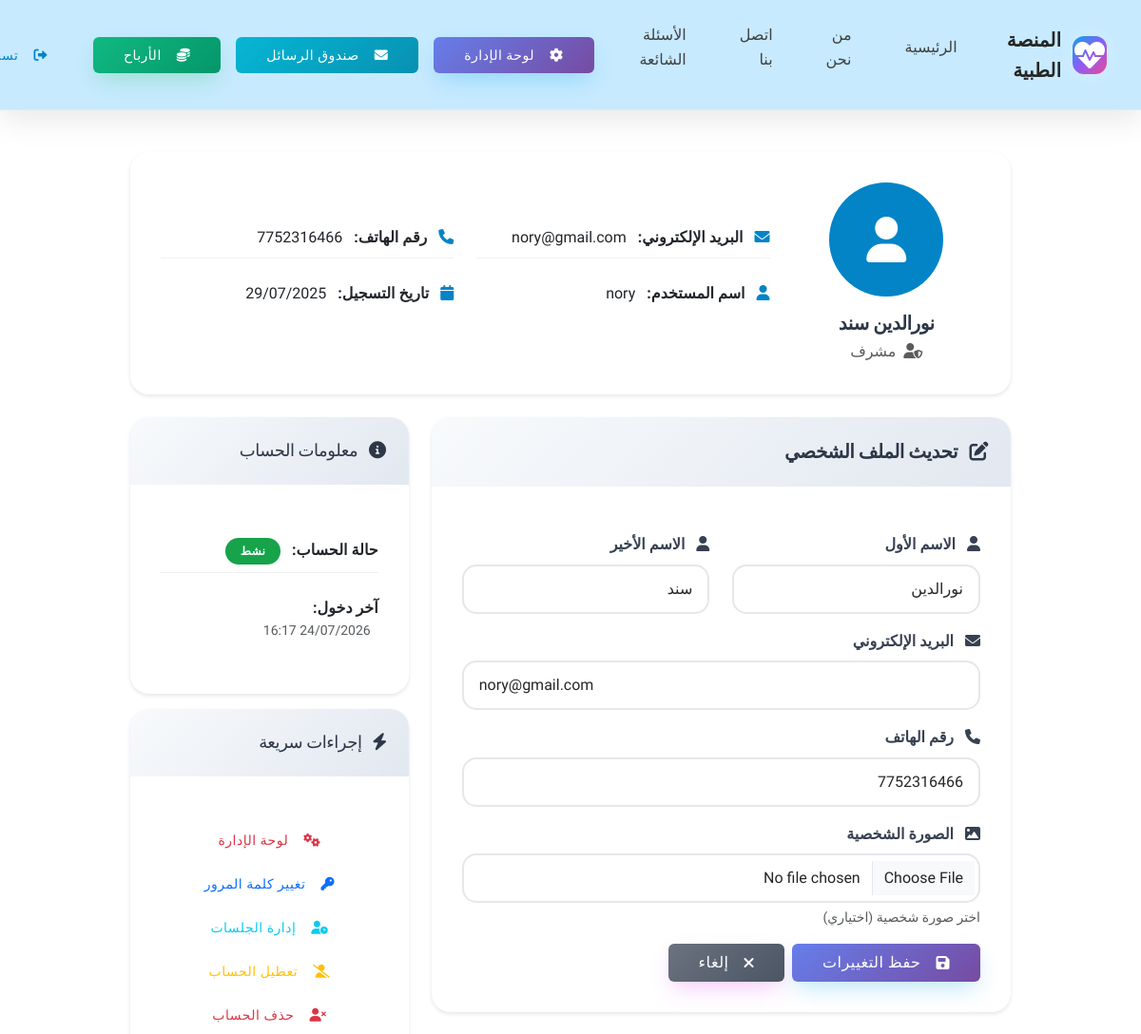
The app's page /accounts/profile/ (signed in, upper part), older data.
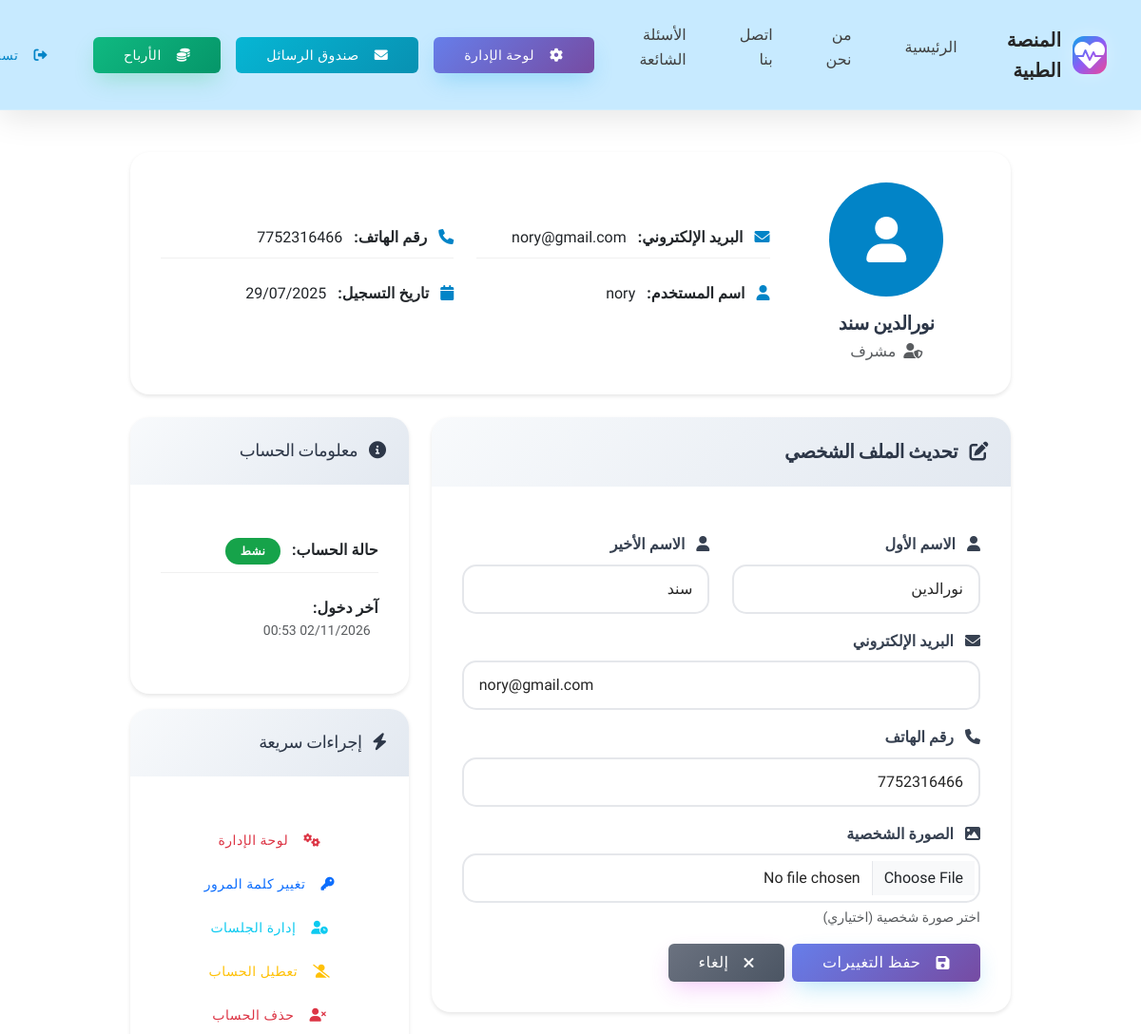
The same page, newer data.
### accounts/models.py (models this page shows, shortened)
class CustomUser(AbstractUser):
    USER_TYPE_CHOICES = (
        ('patient', 'مريض'),
        ('doctor', 'طبيب'),
        ('admin', 'مشرف'),
    )
    user_type = models.CharField(max_length=10, choices=USER_TYPE_CHOICES, default='patient')
    phone_number = models.CharField(max_length=15, blank=True, null=True)
    profile_picture = models.ImageField(upload_to='profile_pics/', blank=True, null=True)
    is_verified = models.BooleanField(default=False)
    created_at = models.DateTimeField(auto_now_add=True)
    updated_at = models.DateTimeField(auto_now=True)

### accounts/views.py (the view, shortened to what this page needs)
# urls.py: path('profile/', views.ProfileView.as_view(), name='profile'),
class ProfileView(LoginRequiredMixin, UpdateView):
    model = CustomUser
    form_class = ProfileUpdateForm
    template_name = 'accounts/profile.html'
    success_url = reverse_lazy('accounts:profile')
    def get_object(self):
        return self.request.user

### accounts/forms.py
class ProfileUpdateForm(forms.ModelForm):
    class Meta:
        model = CustomUser
        fields = ['first_name', 'last_name', 'email', 'phone_number', 'profile_picture']
        widgets = {
            'first_name': forms.TextInput(attrs={'class': 'form-control'}),
            'last_name': forms.TextInput(attrs={'class': 'form-control'}),
            'email': forms.EmailInput(attrs={'class': 'form-control'}),
            'phone_number': forms.TextInput(attrs={'class': 'form-control'}),
            'profile_picture': forms.FileInput(attrs={'class': 'form-control'}),
        }

### admin_panel/context_processors.py (called while the page is built)
def admin_context(request):
    context = {}
    if request.user.is_authenticated and request.user.user_type == 'admin':
        context['pending_doctors_count'] = Doctor.objects.filter(status='pending').count()
        context['pending_cases'] = 0  # يمكن إضافة المزيد لاحقاً
        context['unread_admin_messages'] = AdminMessage.objects.filter(
            recipient=request.user,
            is_read=False,
        ).count()
    return context

### templates/accounts/profile.html (shortened to what the changed rows need)
{% extends 'base.html' %}
{% load i18n %}
{% load crispy_forms_tags %}
{% block content %}
<div class="container py-5">
    <div class="row justify-content-center">
        <div class="col-lg-10">
            <div class="card mb-4">
                <div class="card-body">
                    <div class="row align-items-center">
                        <div class="col-md-3 text-center">
                            {% if user.profile_picture %}
                                <img src="{{ user.profile_picture.url }}"
                                     class="rounded-circle mb-3"
                                     width="120" height="120"
                                     alt="{{ user.first_name }}">
                            {% else %}
                                <div class="bg-primary rounded-circle d-flex align-items-center justify-content-center mx-auto mb-3"
                                     style="width: 120px; height: 120px;">
                                    <i class="fas fa-user fa-3x text-white"></i>
                                </div>
                            {% endif %}
                            <h5 class="mb-1">{{ user.first_name }} {{ user.last_name }}</h5>
                            <p class="text-muted mb-0">
                                {% if user.user_type == 'patient' %}
                                    <i class="fas fa-user me-1"></i>
                                    {% trans "مريض" %}
                                {% elif user.user_type == 'doctor' %}
                                    <i class="fas fa-user-md me-1"></i>
                                    {% trans "طبيب" %}
                                {% elif user.user_type == 'admin' %}
                                    <i class="fas fa-user-shield me-1"></i>
                                    {% trans "مشرف" %}
                                {% endif %}
                            </p>
                        </div>
                        <div class="col-md-9">
                            <div class="row">
                                <div class="col-md-6">
                                    <div class="info-item mb-3">
                                        <i class="fas fa-envelope text-primary me-2"></i>
                                        <strong>{% trans "البريد الإلكتروني" %}:</strong>
                                        <span class="ms-2">{{ user.email }}</span>
                                    </div>
                                    <div class="info-item mb-3">
                                        <i class="fas fa-user text-primary me-2"></i>
                                        <strong>{% trans "اسم المستخدم" %}:</strong>
                                        <span class="ms-2">{{ user.username }}</span>
                                    </div>
                                </div>
                                <div class="col-md-6">
                                    <div class="info-item mb-3">
                                        <i class="fas fa-phone text-primary me-2"></i>
                                        <strong>{% trans "رقم الهاتف" %}:</strong>
                                        <span class="ms-2">{{ user.phone_number|default:"غير محدد" }}</span>
                                    </div>
                                    <div class="info-item mb-3">
                                        <i class="fas fa-calendar text-primary me-2"></i>
                                        <strong>{% trans "تاريخ التسجيل" %}:</strong>
                                        <span class="ms-2">{{ user.date_joined|date:"d/m/Y" }}</span>
                                    </div>
                                </div>
                            </div>
                        </div>
                    </div>
                </div>
            </div>
            <div class="row">
                <div class="col-md-8">
                    <div class="card">
                        <div class="card-body">
                            <form method="post" enctype="multipart/form-data">
                                <div class="row">
                                    <div class="col-md-6">
                                        <div class="mb-3">
                                            <label for="{{ form.first_name.id_for_label }}" class="form-label">
                                                <i class="fas fa-user me-2"></i>
                                                {% trans "الاسم الأول" %}
                                            </label>
                                            {{ form.first_name }}
                                        </div>
                                    </div>
                                    <div class="col-md-6">
                                        <div class="mb-3">
                                            <label for="{{ form.last_name.id_for_label }}" class="form-label">
                                                <i class="fas fa-user me-2"></i>
                                                {% trans "الاسم الأخير" %}
                                            </label>
                                            {{ form.last_name }}
                                        </div>
                                    </div>
                                </div>
                                <div class="mb-3">
                                    <label for="{{ form.email.id_for_label }}" class="form-label">
                                        <i class="fas fa-envelope me-2"></i>
                                        {% trans "البريد الإلكتروني" %}
                                    </label>
                                    {{ form.email }}
                                </div>
                                <div class="mb-3">
                                    <label for="{{ form.phone_number.id_for_label }}" class="form-label">
                                        <i class="fas fa-phone me-2"></i>
                                        {% trans "رقم الهاتف" %}
                                    </label>
                                    {{ form.phone_number }}
                                </div>
                                <div class="mb-3">
                                    <label for="{{ form.profile_picture.id_for_label }}" class="form-label">
                                        <i class="fas fa-image me-2"></i>
                                        {% trans "الصورة الشخصية" %}
                                    </label>
                                    {{ form.profile_picture }}
                                    <div class="form-text">
                                        {% trans "اختر صورة شخصية (اختياري)" %}
                                    </div>
                                </div>
                            </form>
                        </div>
                    </div>
                </div>
                <div class="col-md-4">
                    <div class="card">
                        <div class="card-body">
                            <div class="info-item mb-3">
                                <strong>{% trans "آخر دخول" %}:</strong>
                                <div class="ms-2 small text-muted">
                                    {% if user.last_login %}
                                        {{ user.last_login|date:"d/m/Y H:i" }}
                                    {% else %}
                                        {% trans "لم يسجل دخول من قبل" %}
                                    {% endif %}
                                </div>
                            </div>
                        </div>
                    </div>
                </div>
            </div>
        </div>
    </div>
</div>
{% endblock %}

Row changes from the older to the newer data that the page shows:
changed CustomUser "نورالدين": last_login "24/07/2026 16:17" → "02/11/2026 00:53"
